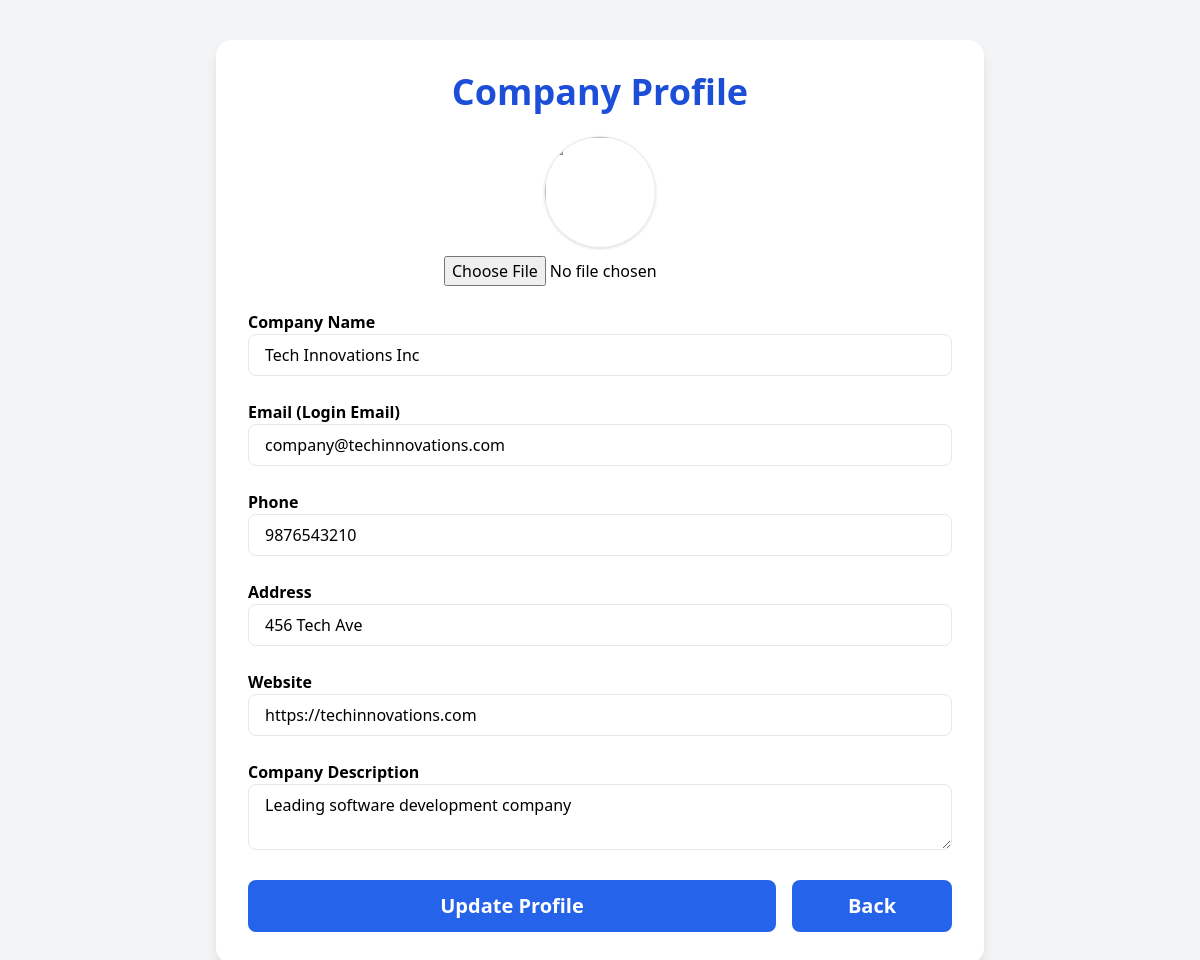
The page /company_profile.php (signed in) on the database its author committed.
### tables this page shows
CREATE TABLE `companies` (
  `id` int(11) NOT NULL,
  `user_id` int(11) NOT NULL,
  `company_name` varchar(255) NOT NULL,
  `address` varchar(255) DEFAULT NULL,
  `phone` varchar(20) DEFAULT NULL,
  `website` varchar(255) DEFAULT NULL,
  `description` text DEFAULT NULL,
  `logo` varchar(255) DEFAULT NULL,
  `created_at` timestamp NOT NULL DEFAULT current_timestamp(),
  `updated_at` timestamp NOT NULL DEFAULT current_timestamp() ON UPDATE current_timestamp()
);

CREATE TABLE `users` (
  `id` int(11) NOT NULL,
  `name` varchar(255) NOT NULL,
  `email` varchar(255) NOT NULL,
  `phone` varchar(20) DEFAULT NULL,
  `address` varchar(255) DEFAULT NULL,
  `cgpa` decimal(3,2) DEFAULT NULL,
  `role` enum('user','company','admin') NOT NULL DEFAULT 'user',
  `password` varchar(255) NOT NULL,
  `profile_photo` varchar(255) DEFAULT NULL,
  `created_at` timestamp NOT NULL DEFAULT current_timestamp(),
  `updated_at` timestamp NOT NULL DEFAULT current_timestamp() ON UPDATE current_timestamp()
);

### company_profile.php (the view, shortened to what this page needs)
<?php
include 'db.php';
$user_id = $_SESSION['user_id'];
$stmt = $pdo->prepare("
    SELECT c.*, u.email
    FROM companies c
    JOIN users u ON c.user_id = u.id
    WHERE c.user_id = ?
");
$stmt->execute([$user_id]);
$company = $stmt->fetch(PDO::FETCH_ASSOC);
?>
<!DOCTYPE html>
<html>
<head>
    <script src="https://cdn.tailwindcss.com"></script>
</head>
<body class="bg-gray-100">
<div class="max-w-3xl mx-auto bg-white p-8 mt-10 shadow-lg rounded-2xl">
    <h1 class="text-4xl font-bold text-center text-blue-700 mb-6">Company Profile</h1>
    <form method="POST" enctype="multipart/form-data" class="space-y-6">
        <div class="text-center">
            <img src="<?= $company['logo'] ? 'uploads/'.$company['logo'] : 'default_company.png' ?>"
                 class="w-28 h-28 rounded-full mx-auto border shadow">
            <input type="file" name="logo" class="mt-2">
        </div>
        <div>
            <label class="font-semibold">Company Name</label>
            <input type="text" name="company_name" value="<?= htmlspecialchars($company['company_name']) ?>"
                   class="w-full border px-4 py-2 rounded-lg">
        </div>
        <div>
            <label class="font-semibold">Email (Login Email)</label>
            <input type="email" name="email" value="<?= htmlspecialchars($company['email']) ?>"
                   class="w-full border px-4 py-2 rounded-lg">
        </div>
        <div>
            <label class="font-semibold">Phone</label>
            <input type="text" name="phone" value="<?= htmlspecialchars($company['phone']) ?>"
                   class="w-full border px-4 py-2 rounded-lg">
        </div>
        <div>
            <label class="font-semibold">Address</label>
            <input type="text" name="address" value="<?= htmlspecialchars($company['address']) ?>"
                   class="w-full border px-4 py-2 rounded-lg">
        </div>
        <div>
            <label class="font-semibold">Website</label>
            <input type="text" name="website" value="<?= htmlspecialchars($company['website']) ?>"
                   class="w-full border px-4 py-2 rounded-lg">
        </div>
        <div>
            <label class="font-semibold">Company Description</label>
            <textarea name="description"
                      class="w-full border px-4 py-2 rounded-lg"><?= htmlspecialchars($company['description']) ?></textarea>
        </div>
        <div class="flex gap-4">
            <button class="flex-1 bg-blue-600 text-white py-3 rounded-lg text-xl font-semibold hover:bg-blue-700">
                Update Profile
            </button>
            <button class="w-40 bg-blue-600 text-white py-3 rounded-lg text-xl font-semibold hover:bg-blue-700">
                <a href="Company_dashboard.php">Back</a>
            </button>
        </div>
    </form>
</div>
</body>
</html>

### rows shown on the page
companies: company_name "Tech Innovations Inc", email "company@techinnovations.com", phone "9876543210", address "456 Tech Ave", website "https://techinnovations.com", description "Leading software development company"
